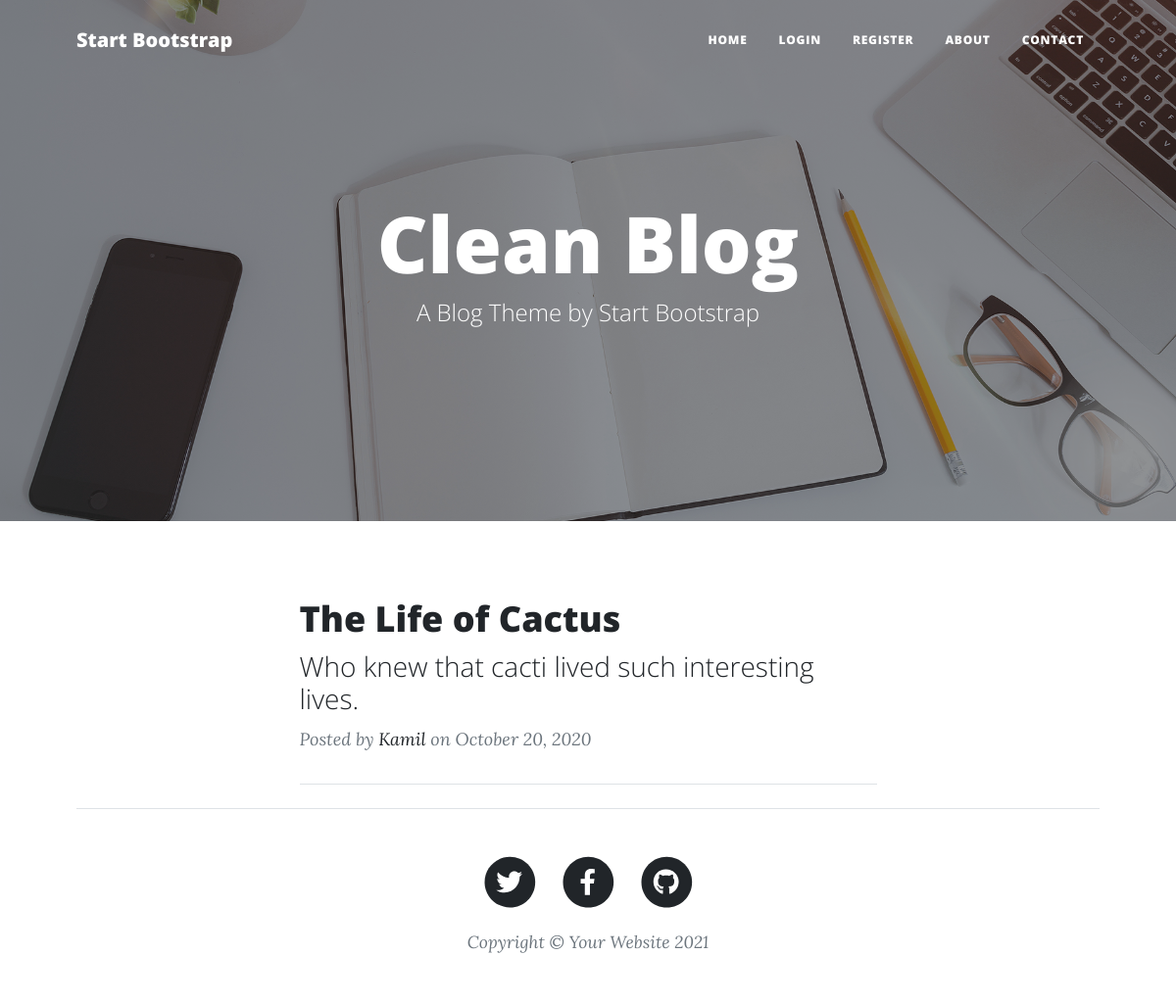
Before: / with the older database file.
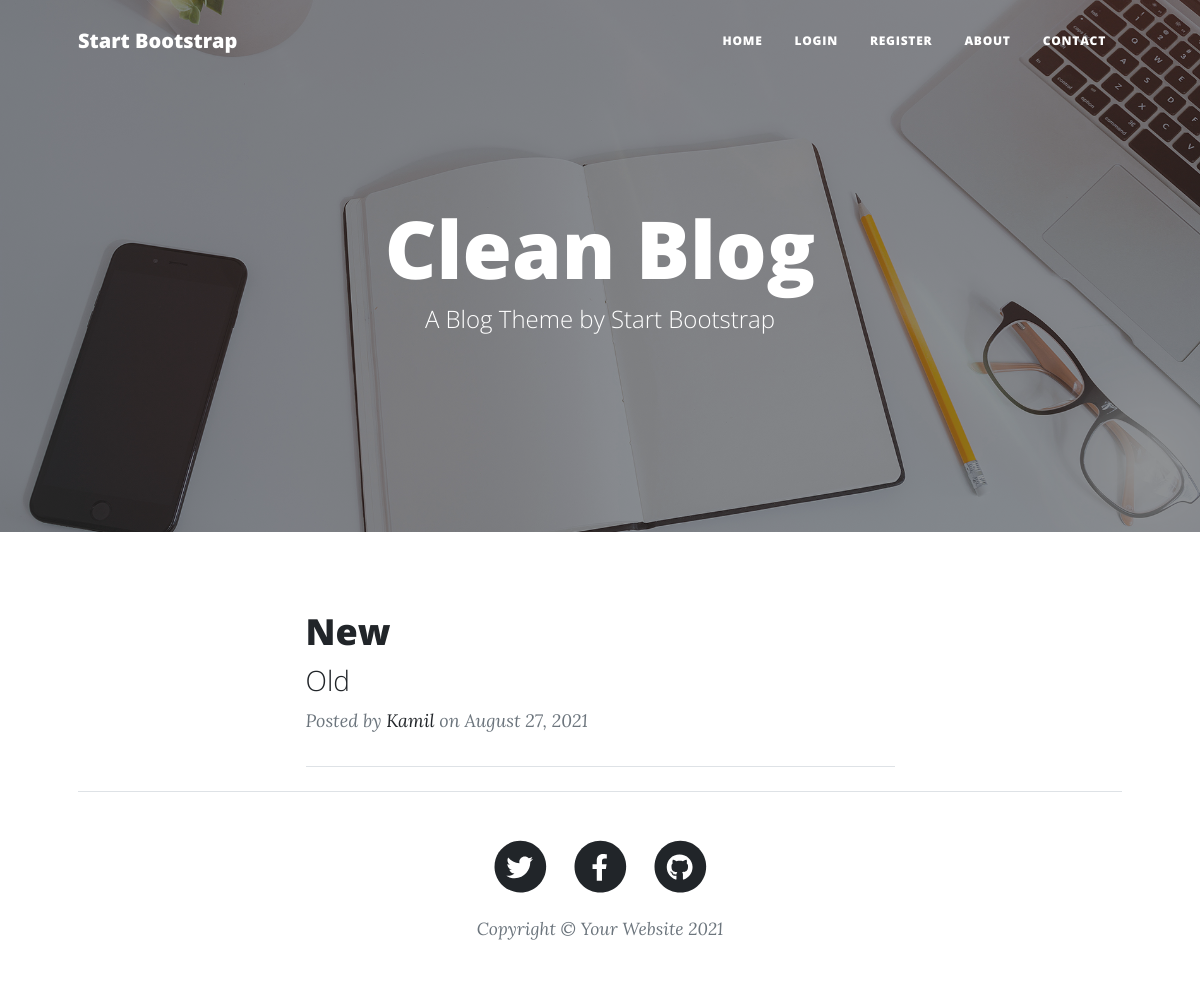
After: the same page with the newer database file.
### main.py (models this page shows, shortened)
class Post(db.Model):
    __tablename__ = 'blog_posts'
    id = db.Column(db.Integer, primary_key=True)
    title = db.Column(db.String(250), unique=True, nullable=False)
    date = db.Column(db.String(250), nullable=False)
    body = db.Column(db.Text, nullable=False)
    img_url = db.Column(db.String(1000), nullable=False)
    subtitle = db.Column(db.String(250), nullable=False)
    author_id = db.Column(db.Integer, db.ForeignKey('user.id'), nullable=False)
    comments = db.relationship('Comment', backref="post", lazy=True)

class User(UserMixin, db.Model):
    id = db.Column(db.Integer, primary_key=True)
    email = db.Column(db.String(100), unique=True)
    password = db.Column(db.String(100))
    name = db.Column(db.String(1000))
    posts = db.relationship('Post', backref='user', lazy=True)
    admin = db.relationship('Admin', lazy=True, uselist=False)
    comments = db.relationship('Comment', lazy=True, backref="user")

### main.py (the view)
@app.route('/')
def home():
    return render_template('index.html', posts=get_posts(), is_admin=is_admin())

### main.py (called while the page is built)
def get_posts(blog_id=None):
    if blog_id is None:
        result = Post.query.all()
    else:
        result = Post.query.get(blog_id)
    return result

def is_admin():
    try:
        if int(current_user.admin.isadmin) == 1:
            return True
    except AttributeError:
        return False
    return False

### templates/index.html (shortened to what this page needs)
{% block content %}
{% include 'header.html' %}
        <div class="container px-4 px-lg-5">
            <div class="row gx-4 gx-lg-5 justify-content-center">
                <div class="col-md-10 col-lg-8 col-xl-7">
                    {% for blog_post in posts %}
                    <div class="post-preview">
                        <a href="{{ url_for('blogpost', blog_id=blog_post.id) }}">
                            <h2 class="post-title">{{blog_post.title}}</h2>
                            <h3 class="post-subtitle">{{blog_post.subtitle}}</h3>
                        </a>
                        <p class="post-meta">
                            Posted by
                            <a href="#!">{{blog_post.user.name}}</a>
                            on {{blog_post.date}}
                        </p>
                    </div>
                    <hr class="my-4" />
                    {% endfor %}
            </div>
        </div>
        {% include 'footer.html' %}
{% endblock %}

### templates/header.html (shortened to what this page needs)
<!DOCTYPE html>
<html lang="en">
<head>
        <link href={{url_for('static', filename="/css/styles.css")}} rel="stylesheet" />
    </head>
    <body>
        <nav class="navbar navbar-expand-lg navbar-light" id="mainNav">
            <div class="container px-4 px-lg-5">
                <a class="navbar-brand" href="index.html">Start Bootstrap</a>
                <div class="collapse navbar-collapse" id="navbarResponsive">
                    <ul class="navbar-nav ms-auto py-4 py-lg-0">
                        <li class="nav-item"><a class="nav-link px-lg-3 py-3 py-lg-4" href={{url_for('home')}}>Home</a></li>
                         {% if not current_user.is_authenticated %}
                         <li class="nav-item"><a class="nav-link px-lg-3 py-3 py-lg-4" href="{{ url_for('login') }}">Login</a></li>
                         <li class="nav-item"><a class="nav-link px-lg-3 py-3 py-lg-4" href="{{ url_for('register') }}">Register</a></li>
                         {% else %}
                         <li class="nav-item"><a class="nav-link px-lg-3 py-3 py-lg-4" href="{{ url_for('logout') }}">Log Out</a></li>
                         {% endif %}
                         <li class="nav-item"><a class="nav-link px-lg-3 py-3 py-lg-4" href = {{url_for('about')}}>About</a></li>
                        <li class="nav-item"><a class="nav-link px-lg-3 py-3 py-lg-4" href={{url_for('contact')}}>Contact</a></li>
                    </ul>
                </div>
            </div>
        </nav>
        {% block content %}
        <header class="masthead" style="background-image: url({{url_for('static', filename='assets/img/home-bg.jpg')}})">
            <div class="container position-relative px-4 px-lg-5">
                <div class="row gx-4 gx-lg-5 justify-content-center">
                    <div class="col-md-10 col-lg-8 col-xl-7">
                        <div class="site-heading">
                            <h1>Clean Blog</h1>
                            <span class="subheading">A Blog Theme by Start Bootstrap</span>
                        </div>
                    </div>
                </div>
            </div>
        </header>
        {% endblock %}
    </body>
</html>

### templates/footer.html
<footer class="border-top">
            <div class="container px-4 px-lg-5">
                <div class="row gx-4 gx-lg-5 justify-content-center">
                    <div class="col-md-10 col-lg-8 col-xl-7">
                        <ul class="list-inline text-center">
                            <li class="list-inline-item">
                                <a href="#!">
                                    <span class="fa-stack fa-lg">
                                        <i class="fas fa-circle fa-stack-2x"></i>
                                        <i class="fab fa-twitter fa-stack-1x fa-inverse"></i>
                                    </span>
                                </a>
                            </li>
                            <li class="list-inline-item">
                                <a href="#!">
                                    <span class="fa-stack fa-lg">
                                        <i class="fas fa-circle fa-stack-2x"></i>
                                        <i class="fab fa-facebook-f fa-stack-1x fa-inverse"></i>
                                    </span>
                                </a>
                            </li>
                            <li class="list-inline-item">
                                <a href="#!">
                                    <span class="fa-stack fa-lg">
                                        <i class="fas fa-circle fa-stack-2x"></i>
                                        <i class="fab fa-github fa-stack-1x fa-inverse"></i>
                                    </span>
                                </a>
                            </li>
                        </ul>
                        <div class="small text-center text-muted fst-italic">Copyright &copy; Your Website 2021</div>
                    </div>
                </div>
            </div>
</footer>

Changed rows visible on the page:
removed Post: title "The Life of Cactus", subtitle "Who knew that cacti lived such interesting lives.", user.name "Kamil", date "October 20, 2020"
added Post: title "New", subtitle "Old", user.name "Kamil", date "August 27, 2021"
